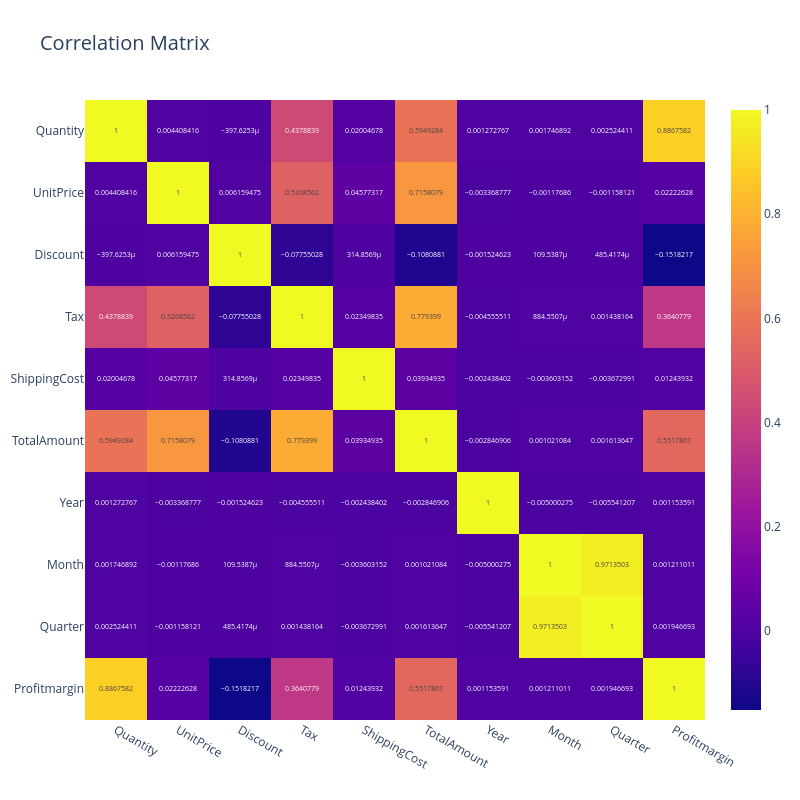

This figure's notebook cell:
### Code cell
# 1. Calculate the correlation matrix
correlation = df.corr(numeric_only=True)

# 2. Create the heatmap with a larger width and height (e.g., 800x800 or 1000x1000 pixels)
fig = px.imshow(
    correlation, 
    text_auto=True, 
    title="Correlation Matrix",
    width=800,   # Set width in pixels
    height=800   # Set height in pixels
)

# 3. Optional: Adjust font size of the text annotations inside the squares
fig.update_layout(
    title_font_size=20,
    xaxis_tickfont_size=12,
    yaxis_tickfont_size=12
)

fig.show()

### Figure 1 — Plotly figure (JSON) as saved in the notebook; plotly's stock layout.template omitted (floating-point values rounded to 4 significant figures)
{"data": [{"coloraxis": "coloraxis", "hovertemplate": "x: %{x}<br>y: %{y}<br>color: %{z}<extra></extra>", "name": "0", "texttemplate": "%{z}", "type": "heatmap", "x": ["Quantity", "UnitPrice", "Discount", "Tax", "ShippingCost", "TotalAmount", "Year", "Month", "Quarter", "Profitmargin"], "xaxis": "x", "y": ["Quantity", "UnitPrice", "Discount", "Tax", "ShippingCost", "TotalAmount", "Year", "Month", "Quarter", "Profitmargin"], "yaxis": "y", "z": [[1.0, 0.004408, -0.0003976, 0.4379, 0.02005, 0.5949, 0.001273, 0.001747, 0.002524, 0.8868], [0.004408, 1.0, 0.006159, 0.5269, 0.04577, 0.7158, -0.003369, -0.001177, -0.001158, 0.02223], [-0.0003976, 0.006159, 1.0, -0.07755, 0.0003149, -0.1081, -0.001525, 0.0001095, 0.0004854, -0.1518], [0.4379, 0.5269, -0.07755, 1.0, 0.0235, 0.7794, -0.004556, 0.0008846, 0.001438, 0.3641], [0.02005, 0.04577, 0.0003149, 0.0235, 1.0, 0.03935, -0.002438, -0.003603, -0.003673, 0.01244], [0.5949, 0.7158, -0.1081, 0.7794, 0.03935, 1.0, -0.002847, 0.001021, 0.001614, 0.5518], [0.001273, -0.003369, -0.001525, -0.004556, -0.002438, -0.002847, 1.0, -0.005, -0.005541, 0.001154], [0.001747, -0.001177, 0.0001095, 0.0008846, -0.003603, 0.001021, -0.005, 1.0, 0.9714, 0.001211], [0.002524, -0.001158, 0.0004854, 0.001438, -0.003673, 0.001614, -0.005541, 0.9714, 1.0, 0.001947], [0.8868, 0.02223, -0.1518, 0.3641, 0.01244, 0.5518, 0.001154, 0.001211, 0.001947, 1.0]]}], "layout": {"coloraxis": {"colorscale": [[0, "#0d0887"], [0.1111, "#46039f"], [0.2222, "#7201a8"], [0.3333, "#9c179e"], [0.4444, "#bd3786"], [0.5556, "#d8576b"], [0.6667, "#ed7953"], [0.7778, "#fb9f3a"], [0.8889, "#fdca26"], [1, "#f0f921"]]}, "height": 800, "title": {"font": {"size": 20}, "text": "Correlation Matrix"}, "width": 800, "xaxis": {"anchor": "y", "constrain": "domain", "domain": [0, 1], "scaleanchor": "y", "tickfont": {"size": 12}}, "yaxis": {"anchor": "x", "autorange": "reversed", "constrain": "domain", "domain": [0, 1], "tickfont": {"size": 12}}}}
